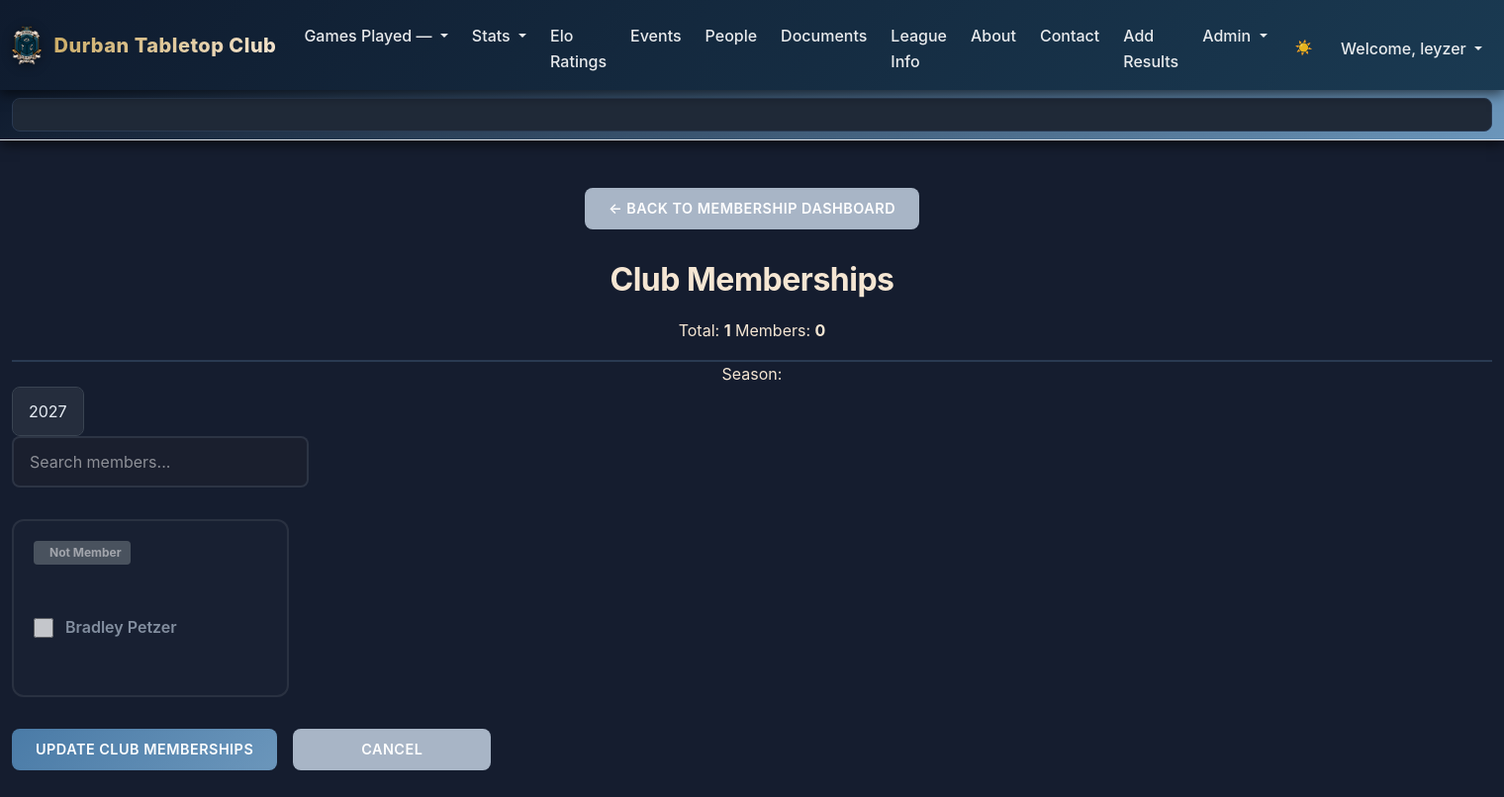
The app's page /admin/club_memberships (signed in) with its own data.
### tables this page shows
CREATE TABLE users (
    user_id        INTEGER PRIMARY KEY,
    email          TEXT NOT NULL UNIQUE,
    "user_name"   TEXT NOT NULL,
    password_hash  TEXT NOT NULL,
    is_active      INTEGER NOT NULL DEFAULT 1,
    created_at     TEXT NOT NULL DEFAULT (datetime('now'))
, "full_name" TEXT NOT NULL, is_provisional INTEGER DEFAULT 0);

CREATE TABLE seasons (
    season_id          INTEGER PRIMARY KEY,
    name               TEXT NOT NULL,           -- e.g., "2026 League"
    year               INTEGER NOT NULL,
    start_date         TEXT NOT NULL,           -- ISO date
    end_date           TEXT NOT NULL,
    status             TEXT NOT NULL DEFAULT 'active'  -- 'active', 'archived'
);

### routes/admin.py (the view)
@admin_bp.route("/admin/club_memberships", methods=["GET"])
@login_required
def admin_club_memberships():
    user_id = session["user_id"]
    if not is_admin(user_id):
        flash("You do not have permission to access this page.", "danger")
        return redirect("/")
    with sqlite3.connect("GPTLeague.db") as conn:
        conn.row_factory = sqlite3.Row
        cursor = conn.cursor()
        seasons = cursor.execute("SELECT season_id, year FROM seasons ORDER BY year DESC").fetchall()
        selected_year = request.args.get("season") or CURRENT_YEAR()
        season_row = cursor.execute(
            "SELECT season_id FROM seasons WHERE year = ?", (selected_year,)
        ).fetchone()
        if not season_row:
            flash(f"No season found for {selected_year}. Please add it first.", "warning")
            return redirect(url_for("admin.admin_memberships_dashboard"))
        season_id = season_row["season_id"]
        club_users = cursor.execute("""
            SELECT u.user_id, u.user_name, u.full_name,
                   COALESCE(cm.is_member, 0) AS is_member
            FROM users u
            LEFT JOIN club_memberships cm
            ON cm.user_id = u.user_id AND cm.season_id = ?
            ORDER BY u.full_name
        """, (season_id,)).fetchall()
    return render_template("admin_club_memberships.html",
                           seasons=seasons,
                           selected_year=selected_year,
                           club_users=club_users)

### helpers.py (called while the page is built)
def login_required(f):
    @wraps(f)
    def decorated_function(*args, **kwargs):
        if session.get("user_id") is None:
            return redirect("/login")
        return f(*args, **kwargs)
    return decorated_function

def CURRENT_YEAR():
    try:
        with sqlite3.connect('GPTLeague.db') as connection:
            cursor = connection.cursor()
            year = cursor.execute("SELECT year FROM seasons ORDER BY year DESC LIMIT 1").fetchone()
            return year[0] if year else None
    except Exception as e:
        logger.error(f"Database error in CURRENT_YEAR: {str(e)}")
        return None

def is_admin(user_id):
    with sqlite3.connect("GPTLeague.db") as conn:
        conn.row_factory = sqlite3.Row
        cursor = conn.cursor()
        role = cursor.execute(
            "SELECT 1 FROM user_roles WHERE user_id = ? AND role = 'admin'",
            (user_id,)
        ).fetchone()
        return role is not None

### server.py (called while the page is built)
def inject_systems():
    with sqlite3.connect("GPTLeague.db") as conn:
        conn.row_factory = sqlite3.Row
        cursor = conn.cursor()
        systems_list = cursor.execute("SELECT system_id, system_name FROM systems").fetchall()
    return dict(systems=systems_list)

def inject_current_user():
    if 'user_id' in session:
        with sqlite3.connect("GPTLeague.db") as conn:
            conn.row_factory = sqlite3.Row
            cursor = conn.cursor()
            user = cursor.execute(
                "SELECT user_id, user_name FROM users WHERE user_id = ?",
                (session['user_id'],)
            ).fetchone()
            role = cursor.execute(
                "SELECT 1 FROM user_roles WHERE user_id = ? AND role = 'admin'",
                (session['user_id'],)
            ).fetchone()
        if user:
            return dict(current_user={
                "user_id": user["user_id"],
                "user_name": user["user_name"],
                "is_admin": role is not None
            })
    return dict(current_user=None)

### templates/admin_club_memberships.html (shortened to what this page needs)
{% extends "layout.html" %}
{% block main %}
<a href="{{ url_for('admin.admin_memberships_dashboard') }}" class="btn btn-secondary">← Back to Membership Dashboard</a>
<div class="membership-header">
    <div class="membership-title-section">
        <h2>Club Memberships</h2>
        <div class="membership-stats">
            <span class="stat-badge">Total: <strong id="totalMembers">{{ club_users|length }}</strong></span>
            <span class="stat-badge">Members: <strong id="activeMemberCount">{{ club_users|selectattr('is_member')|list|length }}</strong></span>
        </div>
    </div>
</div>
<form method="post" action="{{ url_for('admin.update_club_memberships') }}">
    <div class="membership-controls">
        <div class="season-selector">
            <label for="seasonSelect">Season:</label>
            <select id="seasonSelect" name="season" class="form-control" style="width: auto;">
                <option selected>{{ selected_year }}</option>
            </select>
        </div>
        <input type="text" id="playerSearch" class="form-control" placeholder="Search members..."
               style="max-width: 300px;">
    </div>
    <div class="membership-grid" id="membershipGrid">
        {% for user in club_users %}
        <div class="membership-card-wrapper" data-player-name="{{ user.full_name|lower }}">
            <div class="membership-card {% if user.is_member %}active-member{% else %}inactive-member{% endif %}">
                <div class="member-card-header">
                    <div class="member-status-indicator">
                        {% if user.is_member %}
                        <span class="badge bg-success"><i class="bi bi-check-circle"></i> Member</span>
                        {% else %}
                        <span class="badge bg-secondary"> Not Member</span>
                        {% endif %}
                    </div>
                </div>
                <div class="member-card-body">
                    <label class="member-checkbox-label">
                        <input type="checkbox" class="member-checkbox" name="members[]"
                               value="{{ user.user_id }}" {% if user.is_member %}checked{% endif %}>
                        <span class="player-name">{{ user.full_name }}</span>
                    </label>
                </div>
            </div>
        </div>
        {% endfor %}
    </div>
    <div class="membership-footer">
        <button type="submit" class="btn btn-primary">Update Club Memberships</button>
        <a href="{{ url_for('admin.admin_memberships_dashboard') }}" class="btn btn-secondary">Cancel</a>
    </div>
</form>
{% endblock %}

### templates/layout.html (shortened to what this page needs)
<!DOCTYPE html>
<html lang="en">
<head>
  <link href="https://cdn.jsdelivr.net/npm/bootstrap@5.1.3/dist/css/bootstrap.min.css"
 rel="stylesheet">
  <link href="{{ url_for('static', filename='styles.css') }}" rel="stylesheet">
</head>
    <body>
        <nav class="navbar navbar-expand-md navbar-dark dtc-navbar">
            <div class="container-fluid">
                <a class="navbar-brand dtc-brand" href="/overall">
                    <img src="{{ url_for('static', filename='dtc_logo.png') }}" alt="DTC Logo" class="dtc-logo">
                    <span class="brand-text">Durban Tabletop Club</span>
                </a>
                <div class="collapse navbar-collapse" id="navbar">
                    {% if current_user%}
                        <ul class="navbar-nav ms-auto mt-2">
                            <li class="nav-item dropdown">
                                <a class="nav-link dropdown-toggle" href="#" id="systemDropdown" role="button"
                                data-bs-toggle="dropdown" aria-expanded="false">
                                Games Played — {{ system_name }}
                                </a>
                            </li>
                            <li class="nav-item dropdown">
                                <a class="nav-link dropdown-toggle" href="#" id="statsDropdown" role="button"
                                data-bs-toggle="dropdown" aria-expanded="false">
                                Stats
                                </a>
                            </li>
                            <li class="nav-item"><a class="nav-link" href="/elo_ratings">Elo Ratings</a></li>
                            <li class="nav-item"><a class="nav-link" href="{{ url_for('main.events') }}">Events</a></li>
                            <li class="nav-item"><a class="nav-link" href="{{ url_for('main.people') }}">People</a></li>
                            <li class="nav-item"><a class="nav-link" href="{{ url_for('main.documents') }}">Documents</a></li>
                            <li class="nav-item"><a class="nav-link" href="{{ url_for('main.league_formats') }}">League Info</a></li>
                            <li class="nav-item"><a class="nav-link" href="/about">About</a></li>
                            <li class="nav-item"><a class="nav-link" href="{{ url_for('main.contact') }}">Contact</a></li>
                            {% if current_user and current_user.is_admin %}
                                <li class="nav-item"><a class="nav-link" href="{{ url_for('leagues.league') }}">Add Results</a></li>
                                <li class="nav-item dropdown">
                                    <a class="nav-link dropdown-toggle" href="#" id="adminDropdown" role="button" data-bs-toggle="dropdown" aria-expanded="false">
                                        Admin
                                    </a>
                                </li>
                            {% endif %}
                        </ul>
                        <ul class="navbar-nav ms-auto mt-2">
                            <li class="nav-item">
                                <button class="nav-link btn btn-link dark-mode-toggle" type="button" aria-label="Toggle dark mode" style="border: none; background: none; padding: 0.5rem 0.75rem; color: rgba(255, 255, 255, 0.9);">
                                    <span class="theme-icon">🌙</span>
                                </button>
                            </li>
                            <li class="nav-item dropdown">
                                <a class="nav-link dropdown-toggle" href="#" id="userDropdown" role="button"
                                data-bs-toggle="dropdown" aria-expanded="false">
                                Welcome, {{ current_user['user_name'] }}
                                </a>
                            </li>
                        </ul>
                    {% endif %}
                </div>
            </div>
        </nav>
        {% block breadcrumbs %}
        <nav aria-label="breadcrumb" class="bg-light py-2 border-bottom">
            <div class="container-fluid">
                <ol class="breadcrumb mb-0">
                </ol>
            </div>
        </nav>
        {% endblock %}
        <main class="container-fluid py-5 text-center">
            {% block main %}{% endblock %}
        </main>
    </body>
</html>

### records on screen
users: user_name "leyzer", full_name "Bradley Petzer"
seasons: season "2027"

### other values on screen
{{ club_users|length }} "1"
{{ club_users|selectattr('is_member')|list|length }} "0"
